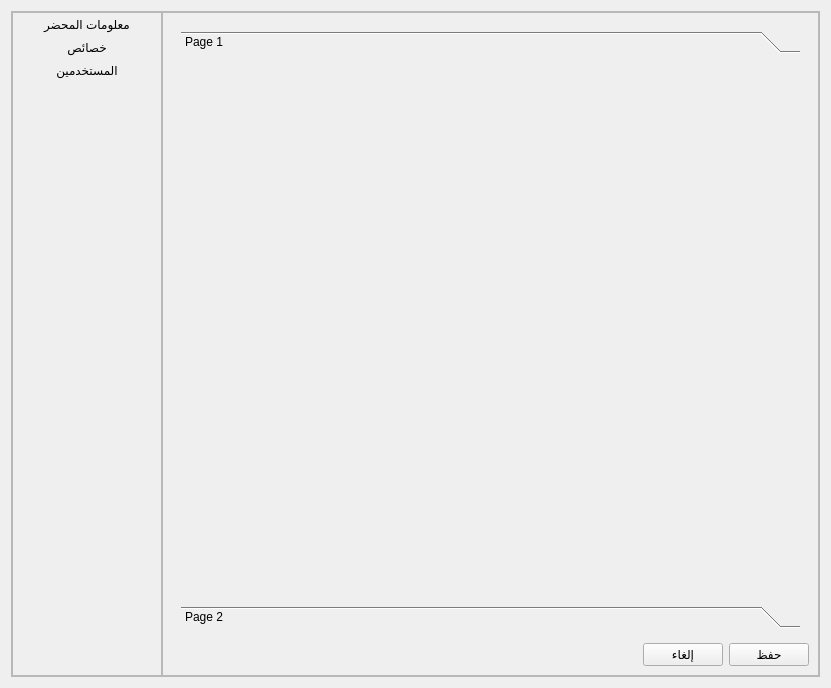
<?xml version="1.0" encoding="UTF-8"?>
<ui version="4.0">
 <class>SettingsDialog</class>
 <widget class="QDialog" name="SettingsDialog">
  <property name="geometry">
   <rect>
    <x>0</x>
    <y>0</y>
    <width>831</width>
    <height>688</height>
   </rect>
  </property>
  <property name="windowTitle">
   <string>الإعدادات</string>
  </property>
  <property name="modal">
   <bool>false</bool>
  </property>
  <layout class="QHBoxLayout" name="horizontalLayout_3">
   <item>
    <widget class="QFrame" name="frame_3">
     <property name="frameShape">
      <enum>QFrame::Shape::StyledPanel</enum>
     </property>
     <property name="frameShadow">
      <enum>QFrame::Shadow::Raised</enum>
     </property>
     <layout class="QHBoxLayout" name="horizontalLayout">
      <property name="spacing">
       <number>0</number>
      </property>
      <property name="leftMargin">
       <number>0</number>
      </property>
      <property name="topMargin">
       <number>0</number>
      </property>
      <property name="rightMargin">
       <number>0</number>
      </property>
      <property name="bottomMargin">
       <number>0</number>
      </property>
      <item>
       <widget class="QFrame" name="frame_settings">
        <property name="minimumSize">
         <size>
          <width>150</width>
          <height>0</height>
         </size>
        </property>
        <property name="layoutDirection">
         <enum>Qt::LayoutDirection::LeftToRight</enum>
        </property>
        <property name="autoFillBackground">
         <bool>false</bool>
        </property>
        <property name="frameShape">
         <enum>QFrame::Shape::StyledPanel</enum>
        </property>
        <property name="frameShadow">
         <enum>QFrame::Shadow::Raised</enum>
        </property>
        <layout class="QVBoxLayout" name="verticalLayout_2">
         <property name="spacing">
          <number>0</number>
         </property>
         <property name="leftMargin">
          <number>0</number>
         </property>
         <property name="topMargin">
          <number>0</number>
         </property>
         <property name="rightMargin">
          <number>0</number>
         </property>
         <property name="bottomMargin">
          <number>0</number>
         </property>
         <item>
          <widget class="QPushButton" name="pb_bailiff_info">
           <property name="sizePolicy">
            <sizepolicy hsizetype="Preferred" vsizetype="Preferred">
             <horstretch>0</horstretch>
             <verstretch>0</verstretch>
            </sizepolicy>
           </property>
           <property name="text">
            <string>معلومات المحضر</string>
           </property>
           <property name="checkable">
            <bool>true</bool>
           </property>
           <property name="flat">
            <bool>true</bool>
           </property>
           <attribute name="buttonGroup">
            <string notr="true">buttonGroup</string>
           </attribute>
          </widget>
         </item>
         <item>
          <widget class="QPushButton" name="pb_propeties">
           <property name="sizePolicy">
            <sizepolicy hsizetype="Preferred" vsizetype="Preferred">
             <horstretch>0</horstretch>
             <verstretch>0</verstretch>
            </sizepolicy>
           </property>
           <property name="text">
            <string>خصائص</string>
           </property>
           <property name="iconSize">
            <size>
             <width>32</width>
             <height>32</height>
            </size>
           </property>
           <property name="checkable">
            <bool>true</bool>
           </property>
           <property name="flat">
            <bool>true</bool>
           </property>
           <attribute name="buttonGroup">
            <string notr="true">buttonGroup</string>
           </attribute>
          </widget>
         </item>
         <item>
          <widget class="QPushButton" name="pb_users">
           <property name="sizePolicy">
            <sizepolicy hsizetype="Preferred" vsizetype="Preferred">
             <horstretch>0</horstretch>
             <verstretch>0</verstretch>
            </sizepolicy>
           </property>
           <property name="text">
            <string>المستخدمين</string>
           </property>
           <property name="iconSize">
            <size>
             <width>32</width>
             <height>32</height>
            </size>
           </property>
           <property name="checkable">
            <bool>true</bool>
           </property>
           <property name="flat">
            <bool>true</bool>
           </property>
           <attribute name="buttonGroup">
            <string notr="true">buttonGroup</string>
           </attribute>
          </widget>
         </item>
         <item>
          <spacer name="verticalSpacer">
           <property name="orientation">
            <enum>Qt::Orientation::Vertical</enum>
           </property>
           <property name="sizeHint" stdset="0">
            <size>
             <width>20</width>
             <height>40</height>
            </size>
           </property>
          </spacer>
         </item>
        </layout>
       </widget>
      </item>
      <item>
       <widget class="QFrame" name="frame">
        <property name="frameShape">
         <enum>QFrame::Shape::StyledPanel</enum>
        </property>
        <property name="frameShadow">
         <enum>QFrame::Shadow::Raised</enum>
        </property>
        <layout class="QVBoxLayout" name="verticalLayout_3">
         <item>
          <widget class="QStackedWidget" name="stackedWidget">
           <property name="currentIndex">
            <number>2</number>
           </property>
           <widget class="QWidget" name="page_bailiff">
            <layout class="QGridLayout" name="gridLayout_2">
             <property name="bottomMargin">
              <number>6</number>
             </property>
             <property name="horizontalSpacing">
              <number>6</number>
             </property>
             <property name="verticalSpacing">
              <number>10</number>
             </property>
             <item row="10" column="1">
              <widget class="QLineEdit" name="le_email"/>
             </item>
             <item row="3" column="0">
              <widget class="QLabel" name="label_12">
               <property name="text">
                <string>العنوان</string>
               </property>
              </widget>
             </item>
             <item row="3" column="1" colspan="3">
              <widget class="QLineEdit" name="le_address">
               <property name="layoutDirection">
                <enum>Qt::LayoutDirection::RightToLeft</enum>
               </property>
              </widget>
             </item>
             <item row="8" column="1">
              <widget class="QLineEdit" name="le_phone"/>
             </item>
             <item row="1" column="0">
              <widget class="QLabel" name="label_11">
               <property name="text">
                <string>الإسم و اللقب</string>
               </property>
              </widget>
             </item>
             <item row="8" column="0">
              <widget class="QLabel" name="label_8">
               <property name="text">
                <string>الهابف</string>
               </property>
              </widget>
             </item>
             <item row="10" column="0">
              <widget class="QLabel" name="label_13">
               <property name="text">
                <string>البريد الإلكتروني</string>
               </property>
              </widget>
             </item>
             <item row="2" column="1" colspan="3">
              <widget class="QLineEdit" name="le_register_in"/>
             </item>
             <item row="8" column="3">
              <widget class="QLineEdit" name="le_mobile"/>
             </item>
             <item row="2" column="0">
              <widget class="QLabel" name="label_10">
               <property name="text">
                <string>المسجل بـ</string>
               </property>
              </widget>
             </item>
             <item row="1" column="1" colspan="3">
              <widget class="QLineEdit" name="le_name"/>
             </item>
             <item row="11" column="1">
              <spacer name="verticalSpacer_3">
               <property name="orientation">
                <enum>Qt::Orientation::Vertical</enum>
               </property>
               <property name="sizeHint" stdset="0">
                <size>
                 <width>20</width>
                 <height>40</height>
                </size>
               </property>
              </spacer>
             </item>
             <item row="8" column="2">
              <widget class="QLabel" name="label_14">
               <property name="text">
                <string>الجوال</string>
               </property>
              </widget>
             </item>
            </layout>
           </widget>
           <widget class="QWidget" name="page_users"/>
           <widget class="QWidget" name="page_options">
            <layout class="QHBoxLayout" name="horizontalLayout_4">
             <item>
              <widget class="QToolBox" name="toolBox">
               <property name="currentIndex">
                <number>0</number>
               </property>
               <widget class="QWidget" name="page">
                <property name="geometry">
                 <rect>
                  <x>0</x>
                  <y>0</y>
                  <width>623</width>
                  <height>540</height>
                 </rect>
                </property>
                <attribute name="label">
                 <string>Page 1</string>
                </attribute>
               </widget>
               <widget class="QWidget" name="page_2">
                <property name="geometry">
                 <rect>
                  <x>0</x>
                  <y>0</y>
                  <width>623</width>
                  <height>540</height>
                 </rect>
                </property>
                <attribute name="label">
                 <string>Page 2</string>
                </attribute>
               </widget>
              </widget>
             </item>
            </layout>
           </widget>
          </widget>
         </item>
         <item>
          <widget class="QFrame" name="frame_2">
           <property name="frameShape">
            <enum>QFrame::Shape::NoFrame</enum>
           </property>
           <property name="frameShadow">
            <enum>QFrame::Shadow::Plain</enum>
           </property>
           <layout class="QHBoxLayout" name="horizontalLayout_2">
            <property name="spacing">
             <number>6</number>
            </property>
            <property name="leftMargin">
             <number>0</number>
            </property>
            <property name="topMargin">
             <number>0</number>
            </property>
            <property name="rightMargin">
             <number>0</number>
            </property>
            <property name="bottomMargin">
             <number>0</number>
            </property>
            <item>
             <spacer name="horizontalSpacer">
              <property name="orientation">
               <enum>Qt::Orientation::Horizontal</enum>
              </property>
              <property name="sizeHint" stdset="0">
               <size>
                <width>40</width>
                <height>20</height>
               </size>
              </property>
             </spacer>
            </item>
            <item>
             <widget class="QPushButton" name="pb_cancel">
              <property name="text">
               <string>إلغاء</string>
              </property>
             </widget>
            </item>
            <item>
             <widget class="QPushButton" name="pb_save">
              <property name="text">
               <string>حفظ</string>
              </property>
             </widget>
            </item>
           </layout>
          </widget>
         </item>
        </layout>
       </widget>
      </item>
     </layout>
    </widget>
   </item>
  </layout>
 </widget>
 <resources>
  <include location="../ui.resources.qrc"/>
 </resources>
 <connections/>
 <buttongroups>
  <buttongroup name="buttonGroup"/>
 </buttongroups>
</ui>
